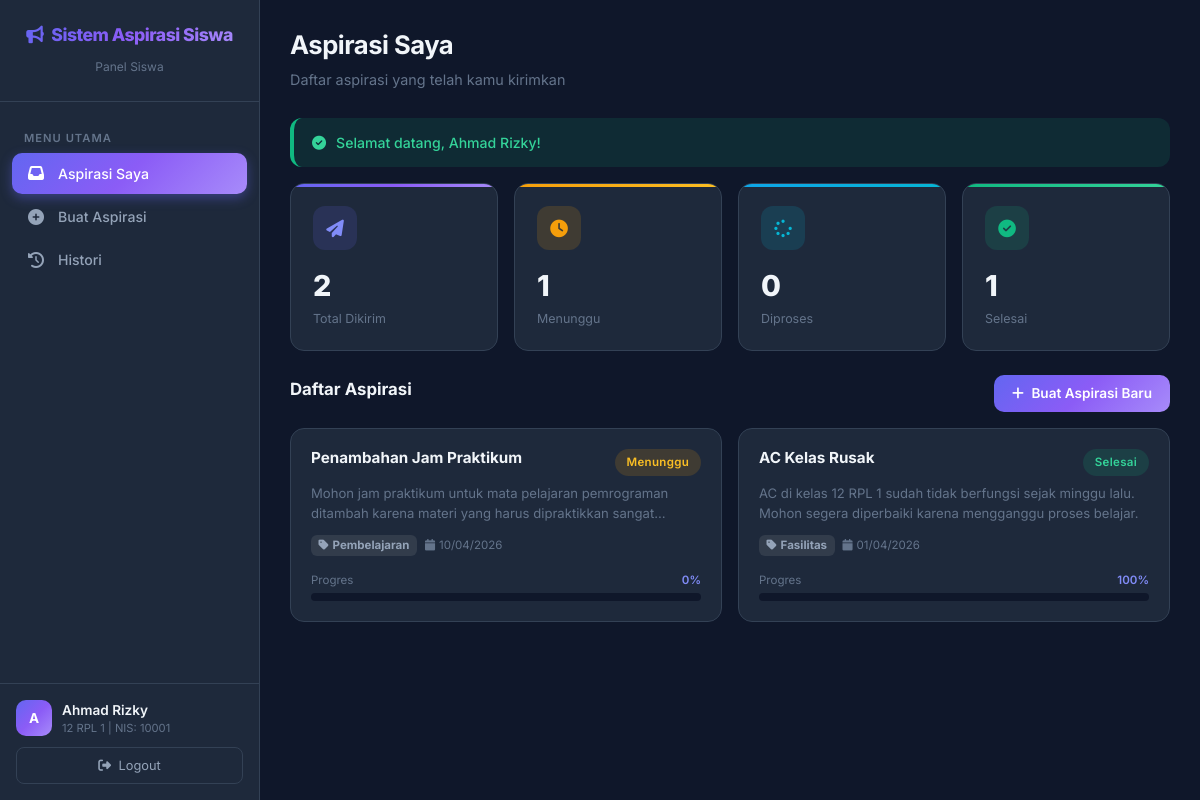
The app's page /?page=aspirasi (signed in) with its own data.
### tables this page shows
CREATE TABLE `aspirasi` (
  `id_aspirasi` int(11) NOT NULL,
  `nis` int(11) NOT NULL,
  `id_kategori` int(11) NOT NULL,
  `judul` varchar(100) NOT NULL,
  `isi_aspirasi` text NOT NULL,
  `lokasi` varchar(100) DEFAULT NULL,
  `status` enum('Menunggu','Diproses','Selesai','Ditolak') NOT NULL DEFAULT 'Menunggu',
  `prioritas` enum('Rendah','Sedang','Tinggi') NOT NULL DEFAULT 'Sedang',
  `progres` int(3) NOT NULL DEFAULT 0,
  `catatan_progres` text DEFAULT NULL,
  `tgl_lapor` datetime NOT NULL DEFAULT current_timestamp(),
  `tgl_update` datetime DEFAULT NULL,
  `username_admin` varchar(30) DEFAULT NULL
);

CREATE TABLE `kategori` (
  `id_kategori` int(11) NOT NULL,
  `nama_kategori` varchar(50) NOT NULL
);

### controllers/AspirasiController.php (called while the page is built, shortened)
<?php
require_once __DIR__ . '/Controller.php';
require_once __DIR__ . '/../models/Aspirasi.php';
class AspirasiController extends Controller {
    private $aspirasiModel;
    public function __construct() {
        $this->aspirasiModel = new Aspirasi();
    }
    public function index() {
        $nis = $_SESSION['siswa_nis'];
        $aspirasi = $this->aspirasiModel->getByNis($nis);
        $flash = $this->getFlash();
        $this->view('siswa/aspirasi', [
            'aspirasi' => $aspirasi,
            'flash' => $flash
        ]);
    }
}

### config/Database.php (called while the page is built, shortened)
<?php
class Database {
    private static $instance = null;
    private $connection;
    private function __construct() {
        $this->host = DB_HOST;
        $this->dbname = DB_NAME;
        $this->username = DB_USER;
        $this->password = DB_PASS;
        try {
            $dsn = "mysql:host={$this->host};dbname={$this->dbname};charset=utf8mb4";
            $options = [
                PDO::ATTR_ERRMODE => PDO::ERRMODE_EXCEPTION,
                PDO::ATTR_DEFAULT_FETCH_MODE => PDO::FETCH_ASSOC,
                PDO::ATTR_EMULATE_PREPARES => false,
            ];
            $this->connection = new PDO($dsn, $this->username, $this->password, $options);
        } catch (PDOException $e) {
            die("Koneksi database gagal: " . $e->getMessage());
        }
    }
    public static function getInstance() {
        if (self::$instance === null) {
            self::$instance = new self();
        }
        return self::$instance;
    }
    public function getConnection() {
        return $this->connection;
    }
}

### models/Model.php (called while the page is built, shortened)
<?php
require_once __DIR__ . '/../config/Database.php';
abstract class Model {
    public function __construct() {
        $this->db = Database::getInstance()->getConnection();
    }
}

### models/Aspirasi.php (called while the page is built, shortened)
<?php
require_once __DIR__ . '/Model.php';
class Aspirasi extends Model {
    protected $table = 'aspirasi';
    public function getByNis($nis) {
        $sql = "SELECT a.*, k.nama_kategori
                FROM {$this->table} a
                JOIN kategori k ON a.id_kategori = k.id_kategori
                WHERE a.nis = ?
                ORDER BY a.tgl_lapor DESC";
        $stmt = $this->db->prepare($sql);
        $stmt->execute([$nis]);
        return $stmt->fetchAll();
    }
}

### views/siswa/aspirasi.php (the view, shortened to what this page needs)
<?php
require_once __DIR__ . '/../layouts/header.php';
?>
<aside class="sidebar">
    <div class="sidebar-brand">
        <h4><i class="fas fa-bullhorn me-2"></i><?= APP_NAME ?></h4>
        <small>Panel Siswa</small>
    </div>
    <nav class="sidebar-nav">
        <div class="nav-label">Menu Utama</div>
        <a href="<?= BASE_URL ?>?page=aspirasi" class="nav-link active">
            <i class="fas fa-inbox"></i> Aspirasi Saya
        </a>
        <a href="<?= BASE_URL ?>?page=aspirasi-create" class="nav-link">
            <i class="fas fa-plus-circle"></i> Buat Aspirasi
        </a>
        <a href="<?= BASE_URL ?>?page=aspirasi-history" class="nav-link">
            <i class="fas fa-history"></i> Histori
        </a>
    </nav>
    <div class="sidebar-footer">
        <div class="user-info">
            <div class="user-avatar"><?= strtoupper(substr($_SESSION['siswa_nama'] ?? 'S', 0, 1)) ?></div>
            <div>
                <div class="user-name"><?= $_SESSION['siswa_nama'] ?? 'Siswa' ?></div>
                <div class="user-role"><?= $_SESSION['siswa_kelas'] ?? '' ?> | NIS: <?= $_SESSION['siswa_nis'] ?? '' ?></div>
            </div>
        </div>
        <a href="<?= BASE_URL ?>?action=logout-siswa" class="btn-logout" style="text-decoration:none; display:block; text-align:center;">
            <i class="fas fa-sign-out-alt me-1"></i> Logout
        </a>
    </div>
</aside>
<main class="main-content">
    <div class="page-header">
        <h2>Aspirasi Saya</h2>
        <p>Daftar aspirasi yang telah kamu kirimkan</p>
    </div>
    <?php if (!empty($flash)): ?>
        <div class="alert-custom alert-<?= $flash['type'] === 'success' ? 'success' : 'error' ?>-custom mb-3 animate-in">
            <i class="fas fa-<?= $flash['type'] === 'success' ? 'check-circle' : 'exclamation-circle' ?>"></i>
            <?= $flash['message'] ?>
        </div>
    <?php endif; ?>
    <div class="row g-3 mb-4">
        <?php
        $totalSiswa = count($aspirasi);
        $menungguSiswa = count(array_filter($aspirasi, fn($a) => $a['status'] === 'Menunggu'));
        $diprosesSiswa = count(array_filter($aspirasi, fn($a) => $a['status'] === 'Diproses'));
        $selesaiSiswa = count(array_filter($aspirasi, fn($a) => $a['status'] === 'Selesai'));
        ?>
        <div class="col-6 col-md-3 animate-in">
            <div class="stat-card primary">
                <div class="stat-icon"><i class="fas fa-paper-plane"></i></div>
                <div class="stat-value"><?= $totalSiswa ?></div>
                <div class="stat-label">Total Dikirim</div>
            </div>
        </div>
        <div class="col-6 col-md-3 animate-in">
            <div class="stat-card warning">
                <div class="stat-icon"><i class="fas fa-clock"></i></div>
                <div class="stat-value"><?= $menungguSiswa ?></div>
                <div class="stat-label">Menunggu</div>
            </div>
        </div>
        <div class="col-6 col-md-3 animate-in">
            <div class="stat-card info">
                <div class="stat-icon"><i class="fas fa-spinner"></i></div>
                <div class="stat-value"><?= $diprosesSiswa ?></div>
                <div class="stat-label">Diproses</div>
            </div>
        </div>
        <div class="col-6 col-md-3 animate-in">
            <div class="stat-card success">
                <div class="stat-icon"><i class="fas fa-check-circle"></i></div>
                <div class="stat-value"><?= $selesaiSiswa ?></div>
                <div class="stat-label">Selesai</div>
            </div>
        </div>
    </div>
    <div class="d-flex justify-content-between align-items-center mb-3 animate-in">
        <h5 style="font-weight:700; font-size:1.05rem;">Daftar Aspirasi</h5>
        <a href="<?= BASE_URL ?>?page=aspirasi-create" class="btn btn-primary-custom">
            <i class="fas fa-plus me-1"></i> Buat Aspirasi Baru
        </a>
    </div>
    <?php if (empty($aspirasi)): ?>
        <div class="card-glass animate-in">
            <div class="empty-state">
                <i class="fas fa-bullhorn"></i>
                <h5>Belum ada aspirasi</h5>
                <p>Kirim aspirasi pertamamu untuk sekolah yang lebih baik!</p>
                <a href="<?= BASE_URL ?>?page=aspirasi-create" class="btn btn-primary-custom mt-3">
                    <i class="fas fa-plus me-1"></i> Buat Aspirasi
                </a>
            </div>
        </div>
    <?php else: ?>
        <div class="row g-3">
            <?php foreach ($aspirasi as $a): ?>
                <div class="col-md-6 animate-in">
                    <div class="card-glass" style="cursor:pointer;" onclick="window.location='<?= BASE_URL ?>?page=aspirasi-detail&id=<?= $a['id_aspirasi'] ?>'">
                        <div class="d-flex justify-content-between align-items-start mb-2">
                            <h6 style="font-weight:700; font-size:0.95rem; margin:0; flex:1;">
                                <?= htmlspecialchars($a['judul']) ?>
                            </h6>
                            <?php
                            $statusClass = match($a['status']) {
                                'Menunggu' => 'badge-menunggu',
                                'Diproses' => 'badge-diproses',
                                'Selesai' => 'badge-selesai',
                                'Ditolak' => 'badge-ditolak',
                                default => 'badge-menunggu'
                            };
                            ?>
                            <span class="badge-status <?= $statusClass ?> ms-2"><?= $a['status'] ?></span>
                        </div>
                        <p style="font-size:0.82rem; color:var(--text-muted); margin-bottom:12px; display:-webkit-box; -webkit-line-clamp:2; -webkit-box-orient:vertical; overflow:hidden;">
                            <?= htmlspecialchars($a['isi_aspirasi']) ?>
                        </p>
                        <div class="d-flex justify-content-between align-items-center">
                            <div class="d-flex gap-2 align-items-center">
                                <span class="badge bg-secondary bg-opacity-25" style="color:#94a3b8; font-size:0.72rem;">
                                    <i class="fas fa-tag me-1"></i><?= htmlspecialchars($a['nama_kategori']) ?>
                                </span>
                                <span style="font-size:0.72rem; color:var(--text-muted);">
                                    <i class="fas fa-calendar me-1"></i><?= date('d/m/Y', strtotime($a['tgl_lapor'])) ?>
                                </span>
                            </div>
                        </div>
                        <div class="mt-3">
                            <div class="d-flex justify-content-between align-items-center mb-1">
                                <span style="font-size:0.72rem; color:var(--text-muted);">Progres</span>
                                <span style="font-size:0.72rem; font-weight:600; color:var(--primary-light);"><?= $a['progres'] ?>%</span>
                            </div>
                            <div class="progress-custom">
                            </div>
                        </div>
                    </div>
                </div>
            <?php endforeach; ?>
        </div>
    <?php endif; ?>
</main>
<?php require_once __DIR__ . '/../layouts/footer.php'; ?>

### records on screen
aspirasi: judul "Penambahan Jam Praktikum", status "Menunggu", isi_aspirasi "Mohon jam praktikum untuk mata pelajaran pemrograman ditambah karena materi yang harus dipraktikkan…", id_kategori.nama_kategori "Pembelajaran", tgl_lapor "10/04/2026", progres "0"
aspirasi: judul "AC Kelas Rusak", status "Selesai", isi_aspirasi "AC di kelas 12 RPL 1 sudah tidak berfungsi sejak minggu lalu. Mohon segera diperbaiki karena mengganggu proses belajar.", id_kategori.nama_kategori "Fasilitas", tgl_lapor "01/04/2026", progres "100"

### other values on screen
APP_NAME "Sistem Aspirasi Siswa"
substr($_SESSION['siswa_nama'] ?? 'S', 0, 1) "A"
$_SESSION['siswa_nama'] "Ahmad Rizky"
$_SESSION['siswa_kelas'] "12 RPL 1"
$_SESSION['siswa_nis'] "10001"
$flash['message'] "Selamat datang, Ahmad Rizky!"
$totalSiswa "2"
$menungguSiswa "1"
$diprosesSiswa "0"
$selesaiSiswa "1"
